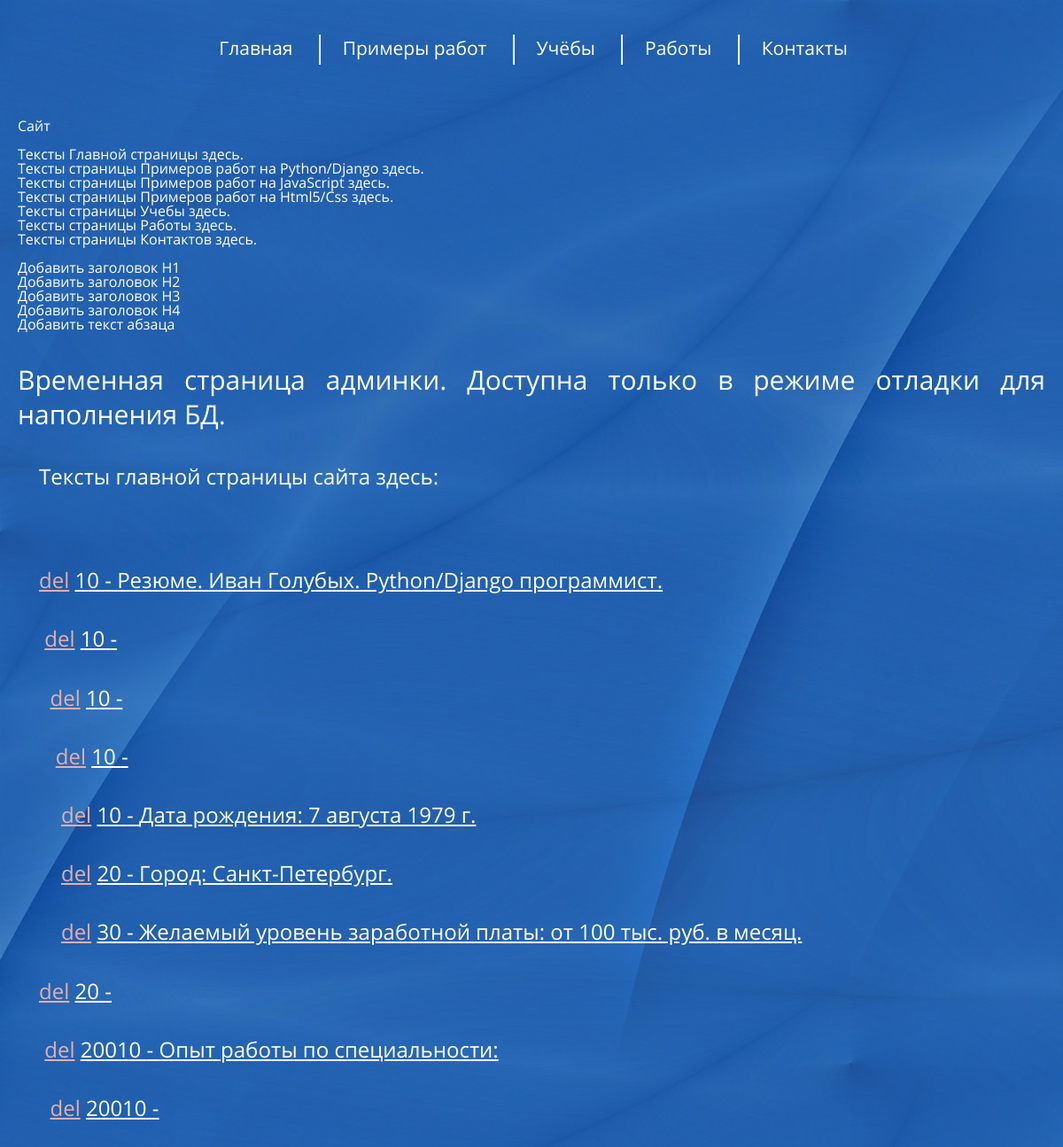
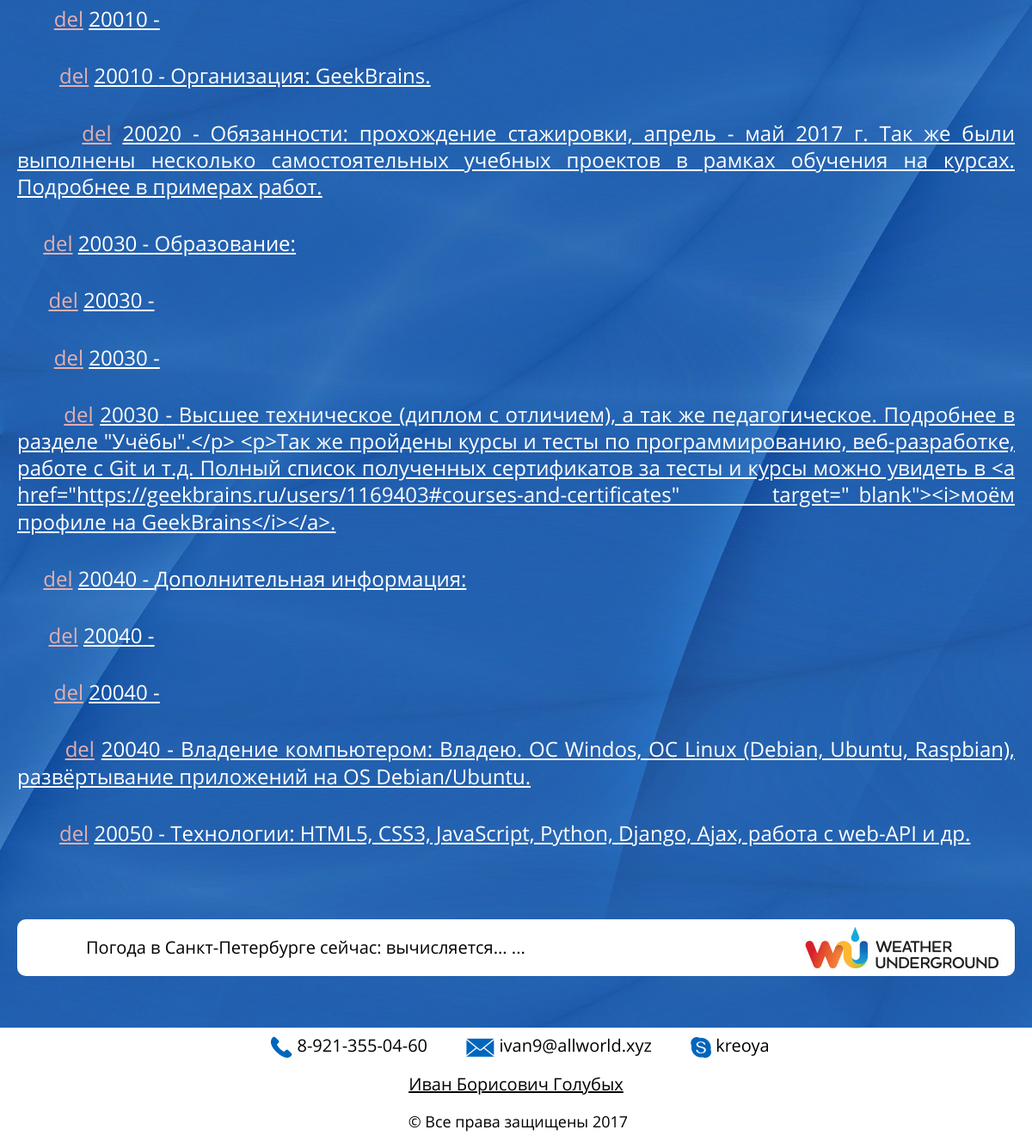
The app's page /portfolio/2017_portfolio/admin/ with its own data (2 pictures, top to bottom).
### app_main/models_main_page.py (models this page shows, shortened)
class MainHeader1Text(models.Model):
    ordinal = models.PositiveSmallIntegerField(
            blank=False,
            null=False,
            db_index=True,
            unique=True,
            help_text='Порядковый номер заголовка h1 на странице',
            verbose_name="Порядковый номер заголовка h1 на странице",
                )
    text = models.CharField(max_length=255,
                            blank=True,
                            null=False,
                            db_index=False,
                            unique=False,
                            help_text='Заголовки (h1) для главной страницы',
                            verbose_name="Заголовки (h1) для главной страницы",
                            )

class MainHeader2Text(models.Model):
    ordinal = models.PositiveSmallIntegerField(
            blank=False,
            null=False,
            db_index=True,
            unique=True,
            help_text='Порядковый номер заголовка h2 на странице',
            verbose_name="Порядковый номер заголовка h2 на странице",
                )
    text = models.CharField(max_length=255,
                            blank=True,
                            null=False,
                            db_index=False,
                            unique=False,
                            help_text='Заголовки (h2) для главной страницы',
                            verbose_name="Заголовки (h2) для главной страницы",
                            )
    up = models.ForeignKey(MainHeader1Text,
                           on_delete=models.CASCADE,
                           )

class MainHeader3Text(models.Model):
    ordinal = models.PositiveSmallIntegerField(
            blank=False,
            null=False,
            db_index=True,
            unique=True,
            help_text='Порядковый номер заголовка h3 на странице',
            verbose_name="Порядковый номер заголовка h3 на странице",
                )
    text = models.CharField(max_length=255,
                            blank=True,
                            null=False,
                            db_index=False,
                            unique=False,
                            help_text='Заголовки (h3) для главной страницы',
                            verbose_name="Заголовки (h3) для главной страницы",
                            )
    up = models.ForeignKey(MainHeader2Text,
                           on_delete=models.CASCADE,
                           )

class MainHeader4Text(models.Model):
    ordinal = models.PositiveSmallIntegerField(
            blank=False,
            null=False,
            db_index=True,
            unique=True,
            help_text='Порядковый номер заголовка h4 на странице',
            verbose_name="Порядковый номер заголовка h4 на странице",
                )
    text = models.CharField(max_length=255,
                            blank=True,
                            null=False,
                            db_index=False,
                            unique=False,
                            help_text='Заголовки (h4) для главной страницы',
                            verbose_name="Заголовки (h4) для главной страницы",
                            )
    up = models.ForeignKey(MainHeader3Text,
                           on_delete=models.CASCADE,
                           )

class MainText(models.Model):
    ordinal = models.PositiveSmallIntegerField(
            blank=False,
            null=False,
            db_index=True,
            unique=True,
            help_text='Порядковый номер абзаца в тексте',
            verbose_name="Порядковый номер абзаца в тексте",
                )
    text = models.TextField(
                            blank=False,
                            null=False,
                            db_index=False,
                            unique=False,
                            help_text='Текст абзаца',
                            verbose_name="Текст абзаца",
                            )
    up = models.ForeignKey(MainHeader4Text,
                           on_delete=models.CASCADE,
                           )

### app_admin_debug/views_admin_main_pages.py (the view)
class AdminListView(ListView):
    queryset = MainHeader1Text.objects.order_by('ordinal'). \
        prefetch_related('mainheader2text_set',
                         'mainheader2text_set__mainheader3text_set',
                         'mainheader2text_set__mainheader3text_set__'
                         'mainheader4text_set',
                         'mainheader2text_set__mainheader3text_set__'
                         'mainheader4text_set__maintext_set')
    template_name = 'admin.html'

### app_admin_debug/templates/admin.html (shortened to what this page needs)
{% extends "base.html" %}
{% block content  %}
    {% include 'admin_menu.html' %}
    <br>
    <br><a href="{% url 'admin_main-add_h1' %}">Добавить заголовок H1</a>
    <br><a href="{% url 'admin_main-add_h2' %}">Добавить заголовок H2</a>
    <br><a href="{% url 'admin_main-add_h3' %}">Добавить заголовок H3</a>
    <br><a href="{% url 'admin_main-add_h4' %}">Добавить заголовок H4</a>
    <br><a href="{% url 'admin_main-add_text' %}">Добавить текст абзаца</a>
    <br>
    <h1>Временная страница админки. Доступна только в режиме отладки для наполнения БД.</h1>
    <p>Тексты главной страницы сайта здесь:</p>
    <br>
    {% for h1 in object_list %}
<p><a style="color:#e2afaf;" href="{% url 'admin_main-del_h1' h1.id%}">del</a> <a href="{% url 'admin_main-update_h1' h1.id%}">{{h1.ordinal}} - {{h1.text}}</a></p>
        {% for h2 in h1.mainheader2text_set.all|dictsort:"ordinal" %}
<p>&nbsp;<a style="color:#e2afaf;" href="{% url 'admin_main-del_h2' h2.id%}">del</a> <a href="{% url 'admin_main-update_h2' h2.id%}">{{h2.ordinal}} - {{h2.text}}</a></p>
            {% for h3 in h2.mainheader3text_set.all|dictsort:"ordinal" %}
<p>&nbsp;&nbsp;<a style="color:#e2afaf;" href="{% url 'admin_main-del_h3' h3.id%}">del</a> <a href="{% url 'admin_main-update_h3' h3.id%}">{{h3.ordinal}} - {{h3.text}}</a></p>
                {% for h4 in h3.mainheader4text_set.all|dictsort:"ordinal" %}
<p>&nbsp;&nbsp;&nbsp;<a style="color:#e2afaf;" href="{% url 'admin_main-del_h4' h4.id%}">del</a> <a href="{% url 'admin_main-update_h4' h4.id%}">{{h4.ordinal}} - {{h4.text}}</a></p>
                    {% for text in h4.maintext_set.all|dictsort:"ordinal" %}
<p>&nbsp;&nbsp;&nbsp;&nbsp;<a style="color:#e2afaf;" href="{% url 'admin_main-del_text' text.id%}">del</a> <a href="{% url 'admin_main-update_text' text.id%}">{{text.ordinal}} - {{text.text}}</a></p>
                    {% endfor %}
                {% endfor %}
            {% endfor %}
        {% endfor %}
    {% endfor %}
{% endblock %}

### general_static/general/style/style.css (style rules this page uses)
* { font-weight: 400; color: inherit; text-decoration: none; }
html, body { height: 100%; color: #ffffff; }
body { width: 100%; min-width: 320px; border: 0px; background-color: #2361b0; -webkit-hyphens: auto; -moz-hyphens: auto; -ms-hyphens: auto; text-align: justify; }
article p a, article li a { text-decoration: underline; }
h1, h2, h3, h4, p, li { line-height: 1.3em; }
@media screen and (min-width: 481px) { html { font-family: OpenSansRegular; } }
@media screen and (min-width: 481px) { body h1 { font-size: 30px; } }
@media screen and (min-width: 481px) { body p { font-size: 24px; } }
@media screen and (min-width: 481px) { body p, body h1, body h2, body h3, body h4 { margin: 35px 0px; } }
p { text-indent: 1em; }

### records on screen
MainHeader1Text: ordinal "10", text "Резюме. Иван Голубых. Python/Django программист."
MainHeader2Text: ordinal "10"
MainHeader3Text: ordinal "10"
MainHeader4Text: ordinal "10"
MainText: ordinal "10", text "Дата рождения: 7 августа 1979 г."
MainText: ordinal "20", text "Город: Санкт-Петербург."
MainText: ordinal "30", text "Желаемый уровень заработной платы: от 100 тыс. руб. в месяц."
MainHeader1Text: ordinal "20"
MainHeader2Text: ordinal "20010", text "Опыт работы по специальности:"
MainHeader3Text: ordinal "20010"
MainHeader4Text: ordinal "20010"
MainText: ordinal "20010", text "Организация: GeekBrains."
MainText: ordinal "20020", text "Обязанности: прохождение стажировки, апрель - май 2017 г. Так же были выполнены несколько самостоятельных учебных проектов в рамках обучения на курсах. Подробнее в примерах работ."
MainHeader2Text: ordinal "20030", text "Образование:"
MainHeader3Text: ordinal "20030"
MainHeader4Text: ordinal "20030"
MainText: ordinal "20030", text "Высшее техническое (диплом с отличием), а так же педагогическое. Подробнее в разделе \"Учёбы\".</p> <p>Так же пройдены курсы и тесты по программированию, веб-разработке, работе с Git и т.д. Полный список полученных сертификатов за тесты и курсы можно увидеть в <a href=\"https://geekbrains.ru/users/1169403#courses-and-certificates\" target=\"_blank\"><i>моём профиле на GeekBrains</i></a>."
MainHeader2Text: ordinal "20040", text "Дополнительная информация:"
MainHeader3Text: ordinal "20040"
MainHeader4Text: ordinal "20040"
MainText: ordinal "20040", text "Владение компьютером: Владею. ОС Windos, ОС Linux (Debian, Ubuntu, Raspbian), развёртывание приложений на OS Debian/Ubuntu."
MainText: ordinal "20050", text "Технологии: HTML5, CSS3, JavaScript, Python, Django, Ajax, работа с web-API и др."
